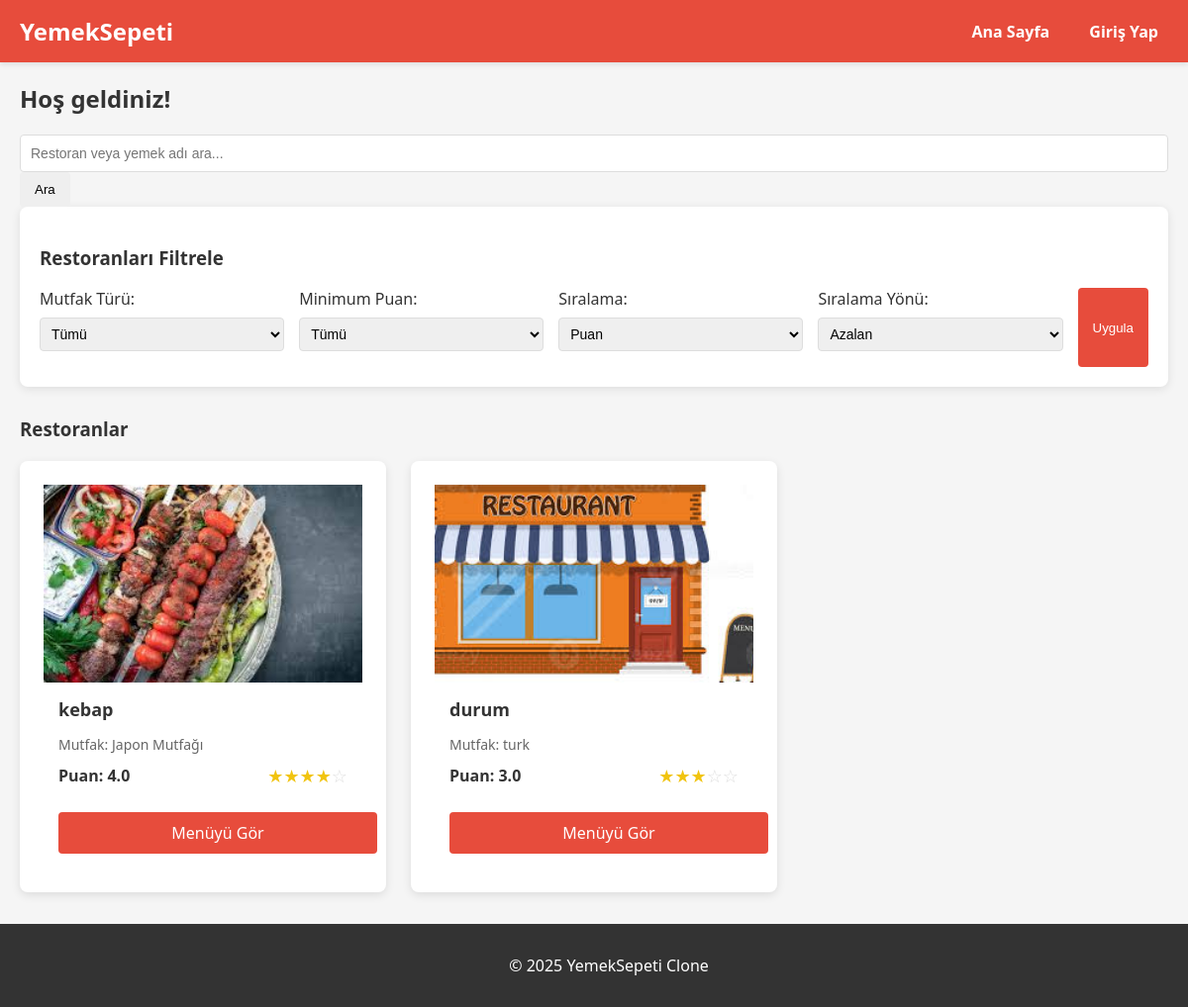
Before: / with the older database file.
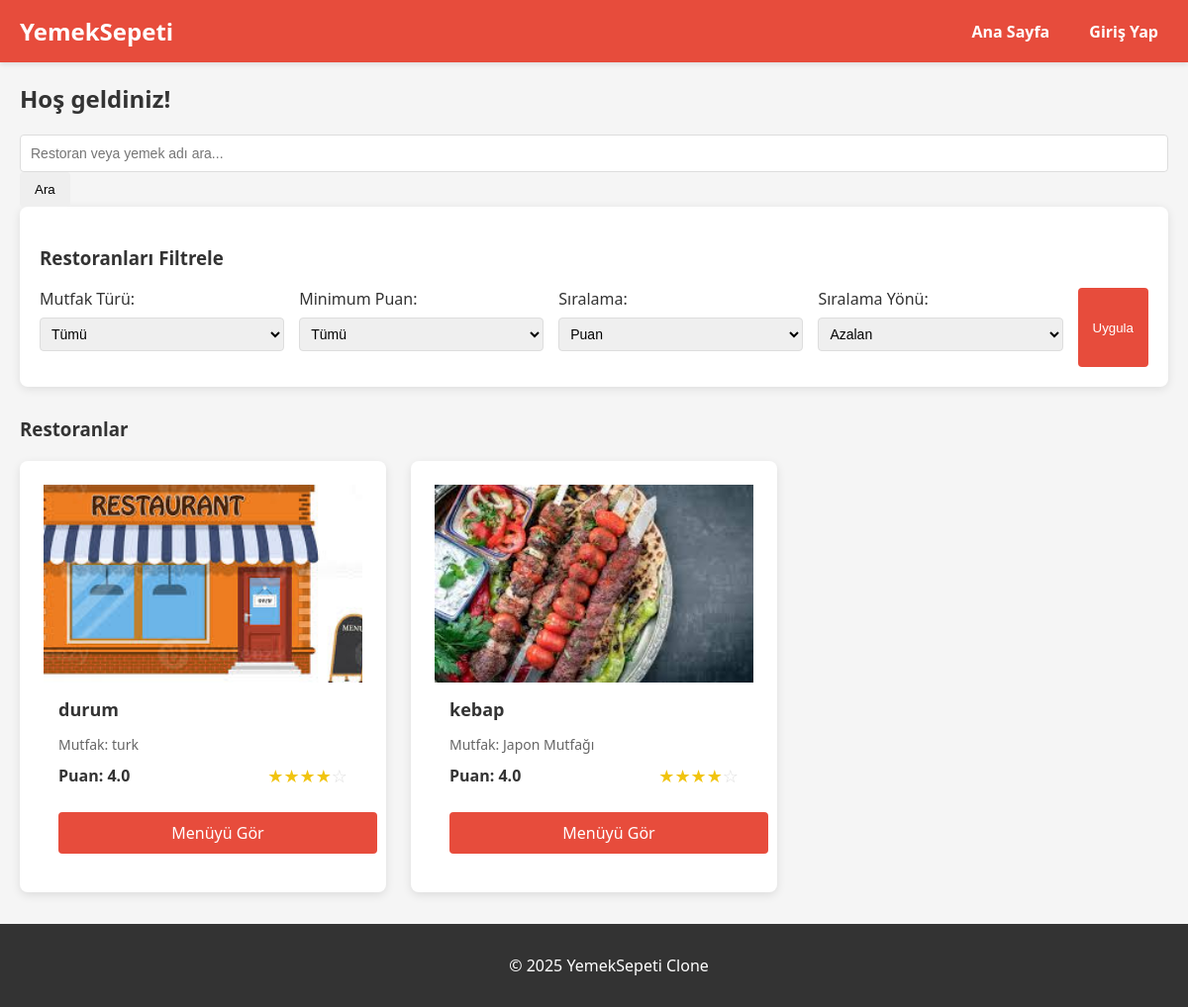
After: the same page with the newer database file.
### models.py (models this page shows, shortened)
class Restaurant(db.Model):
    id = db.Column(db.Integer, primary_key=True)
    user_id = db.Column(db.Integer, db.ForeignKey('user.id'), nullable=False)
    restaurant_name = db.Column(db.String(100), nullable=False)
    cuisine_type = db.Column(db.String(50), nullable=False)
    tax_id = db.Column(db.String(20), unique=True, nullable=False)
    is_approved = db.Column(db.Boolean, default=False)
    rating = db.Column(db.Float, default=0.0)
    created_at = db.Column(db.DateTime, default=lambda: datetime.now(timezone.utc))
    image_path = db.Column(db.String(255), nullable=True, default='default_restaurant.png')

### app.py (the view)
@app.route("/")
def home():
    cuisine_filter = request.args.get('cuisine', 'all')
    rating_filter = request.args.get('rating', 'all')
    sort_by = request.args.get('sort_by', 'rating')
    sort_dir = request.args.get('sort_dir', 'desc')
    restaurants_query = Restaurant.query.filter_by(is_approved=True)
    if cuisine_filter != 'all':
        restaurants_query = restaurants_query.filter(Restaurant.cuisine_type == cuisine_filter)
    if rating_filter != 'all' and rating_filter.replace('.', '', 1).isdigit():
        min_rating = float(rating_filter)
        restaurants_query = restaurants_query.filter(Restaurant.rating >= min_rating)
    if sort_by == 'name':
        if sort_dir == 'asc':
            restaurants_query = restaurants_query.order_by(Restaurant.restaurant_name.asc())
        else:
            restaurants_query = restaurants_query.order_by(Restaurant.restaurant_name.desc())
    elif sort_by == 'rating':
        if sort_dir == 'asc':
            restaurants_query = restaurants_query.order_by(Restaurant.rating.asc())
        else:
            restaurants_query = restaurants_query.order_by(Restaurant.rating.desc())
    elif sort_by == 'cuisine':
        if sort_dir == 'asc':
            restaurants_query = restaurants_query.order_by(Restaurant.cuisine_type.asc())
        else:
            restaurants_query = restaurants_query.order_by(Restaurant.cuisine_type.desc())
    restaurants = restaurants_query.all()
    cuisine_types = db.session.query(Restaurant.cuisine_type).distinct().all()
    cuisine_types = [cuisine[0] for cuisine in cuisine_types if cuisine[0] is not None]
    rating_options = ['3.0', '3.5', '4.0', '4.5']
    return render_template(
        "index.html",
        restaurants=restaurants,
        cuisine_types=cuisine_types,
        rating_options=rating_options,
        current_cuisine=cuisine_filter,
        current_rating=rating_filter,
        current_sort_by=sort_by,
        current_sort_dir=sort_dir
    )

### templates/index.html (shortened to what this page needs)
{% extends "base.html" %}
{% block content %}
<h2>Hoş geldiniz!</h2>
<div class="container mt-3 mb-4">
    <div class="row justify-content-center">
        <div class="col-md-8">
            <form action="{{ url_for('search') }}" method="GET" class="d-flex">
                <input class="form-control me-2" type="search" name="query" placeholder="Restoran veya yemek adı ara..." aria-label="Search">
                <button class="btn btn-outline-success" type="submit">Ara</button>
            </form>
        </div>
    </div>
</div>
<div class="filter-container">
    <h3>Restoranları Filtrele</h3>
    <form method="GET" action="{{ url_for('home') }}" class="filter-form">
        <div class="form-group">
            <label for="cuisine">Mutfak Türü:</label>
            <select name="cuisine" id="cuisine" class="form-control">
                <option value="all" {% if current_cuisine == 'all' %}selected{% endif %}>Tümü</option>
            </select>
        </div>
        <div class="form-group">
            <label for="rating">Minimum Puan:</label>
            <select name="rating" id="rating" class="form-control">
                <option value="all" {% if current_rating == 'all' %}selected{% endif %}>Tümü</option>
            </select>
        </div>
        <div class="form-group">
            <label for="sort_by">Sıralama:</label>
            <select name="sort_by" id="sort_by" class="form-control">
                <option value="rating" {% if current_sort_by == 'rating' %}selected{% endif %}>Puan</option>
            </select>
        </div>
        <div class="form-group">
            <label for="sort_dir">Sıralama Yönü:</label>
            <select name="sort_dir" id="sort_dir" class="form-control">
                <option value="desc" {% if current_sort_dir == 'desc' %}selected{% endif %}>Azalan</option>
            </select>
        </div>
        <button type="submit" class="btn btn-primary">Uygula</button>
    </form>
</div>
<div class="restaurants-container">
    <h3>Restoranlar</h3>
    {% if restaurants %}
        <div class="restaurant-list">
            {% for restaurant in restaurants %}
                <div class="restaurant-card">
                    <div class="restaurant-image">
                        {% if restaurant.image_path %}
                            <img src="{{ url_for('static', filename='images/restaurants/' + restaurant.image_path) }}" alt="{{ restaurant.restaurant_name }}">
                         {% else %}
                            <img src="{{ url_for('static', filename='images/restaurants/default.jpg') }}" alt="Default image">
                         {% endif %}                    </div>
                    <div class="restaurant-info">
                        <h4>{{ restaurant.restaurant_name }}</h4>
                        <p class="cuisine">Mutfak: {{ restaurant.cuisine_type }}</p>
                        <div class="rating">
                            <p>Puan: {{ restaurant.rating }}</p>
                            <div class="stars">
                                {% for i in range(5) %}
                                    {% if i < restaurant.rating|int %}
                                        <span class="star filled">★</span>
                                    {% elif i < (restaurant.rating|float + 0.5)|int %}
                                        <span class="star half-filled">★</span>
                                    {% else %}
                                        <span class="star">☆</span>
                                    {% endif %}
                                {% endfor %}
                            </div>
                        </div>
                        <a href="{{ url_for('restaurant_menu', restaurant_id=restaurant.id) }}" class="btn btn-primary">Menüyü Gör</a>
                    </div>
                </div>
            {% endfor %}
        </div>
    {% else %}
        <p>Henüz onaylanmış restoran bulunmamaktadır.</p>
    {% endif %}
</div>
{% endblock %}

### templates/base.html (shortened to what this page needs)
<!DOCTYPE html>
<html lang="en">
<head>
    <link rel="stylesheet" href="{{ url_for('static', filename='styles.css') }}">
    <link rel="stylesheet" href="https://cdnjs.cloudflare.com/ajax/libs/font-awesome/5.15.3/css/all.min.css">
</head>
<body>
    <header>
        <h1><a href="/">YemekSepeti</a></h1>
        <nav>
            <a href="/">Ana Sayfa</a>
            {% if session.logged_in %}
                <a href="{{ url_for('cart') }}">Sepetim</a>
                {% if session.user_type == 'admin' %}
                    <a href="{{ url_for('admin_dashboard') }}">Admin Paneli</a>
                {% elif session.user_type == 'restaurant' %}
                    <a href="{{ url_for('restaurant_dashboard') }}">Restoran Paneli</a>
                {% endif %}
                <span class="user-greeting">Merhaba, {{ session.name }}</span>
                <a href="{{ url_for('logout') }}">Çıkış Yap</a>
            {% else %}
                <a href="{{ url_for('login') }}">Giriş Yap</a>
            {% endif %}
        </nav>
    </header>
    <main>
        {% block content %}{% endblock %}
    </main>
    <footer>
        <p>&copy; 2025 YemekSepeti Clone</p>
    </footer>
</body>
</html>

### static/styles.css (style rules this page uses)
body { font-family: Arial, sans-serif; margin: 0; padding: 0; background-color: #f8f9fa; }
header { background-color: #e60000; color: white; padding: 1em; display: flex; justify-content: space-between; align-items: center; }
header a { color: white; text-decoration: none; font-weight: bold; }
nav a { margin-left: 1em; color: white; }
main { padding: 2em; max-width: 1200px; margin: 0 auto; }
footer { text-align: center; padding: 1em; background-color: #f2f2f2; margin-top: 2em; }
.form-group { margin-bottom: 1em; }
.form-group label { display: block; margin-bottom: 0.5em; }
.form-group input, .form-group select, .form-group textarea { width: 100%; padding: 0.5em; border: 1px solid #ddd; border-radius: 4px; }
.btn { padding: 0.5em 1em; border: none; border-radius: 4px; cursor: pointer; font-weight: bold; }
.btn-primary { background-color: #e60000; color: white; }
.restaurants-container { margin-top: 2em; }
.restaurant-list { display: grid; grid-template-columns: repeat(auto-fill, minmax(300px, 1fr)); gap: 1.5em; margin-top: 1em; }
.restaurant-card { background-color: white; border-radius: 8px; padding: 1.5em; box-shadow: 0 0 10px rgba(0, 0, 0, 0.1); }
.restaurant-card h4 { margin-top: 0; color: #e60000; }
body { font-family: 'Segoe UI', Tahoma, Geneva, Verdana, sans-serif; margin: 0; padding: 0; background-color: #f5f5f5; color: #333; }
header { background-color: #e74c3c; color: white; padding: 15px 20px; box-shadow: 0 2px 5px rgba(0, 0, 0, 0.1); display: flex; justify-content: space-between; align-items: center; }
header h1 { margin: 0; font-size: 24px; }
header h1 a { color: white; text-decoration: none; }
nav { display: flex; align-items: center; }
nav a { color: white; text-decoration: none; margin-left: 20px; padding: 5px 10px; border-radius: 4px; transition: background-color 0.3s ease; }
main { max-width: 1200px; margin: 20px auto; padding: 0 20px; }
footer { background-color: #333; color: white; text-align: center; padding: 15px; position: relative; bottom: 0; width: 100%; }
.filter-container { background-color: white; padding: 20px; margin-bottom: 30px; border-radius: 8px; box-shadow: 0 2px 10px rgba(0, 0, 0, 0.1); }
.filter-form { display: flex; flex-wrap: wrap; gap: 15px; margin-top: 15px; }
.form-group { flex: 1; min-width: 200px; }
.form-control { width: 100%; padding: 10px; border: 1px solid #ddd; border-radius: 4px; font-size: 14px; }
.btn { display: inline-block; padding: 10px 15px; border: none; border-radius: 4px; cursor: pointer; text-decoration: none; font-weight: 500; text-align: center; transition: background-color 0.3s, transform 0.2s; }
.btn-primary { background-color: #e74c3c; color: white; }
.restaurants-container { margin-top: 30px; }
.restaurant-list { display: grid; grid-template-columns: repeat(auto-fill, minmax(300px, 1fr)); gap: 25px; margin-top: 20px; }
.restaurant-card { background-color: white; border-radius: 8px; overflow: hidden; box-shadow: 0 3px 10px rgba(0, 0, 0, 0.1); transition: transform 0.3s ease, box-shadow 0.3s ease; }
.restaurant-image { height: 200px; overflow: hidden; }
.restaurant-image img { width: 100%; height: 100%; object-fit: cover; transition: transform 0.5s ease; }
.restaurant-info { padding: 15px; }
.restaurant-info h4 { margin-top: 0; margin-bottom: 10px; color: #333; font-size: 18px; }
.cuisine { color: #666; margin-bottom: 10px; font-size: 14px; }
.rating { display: flex; justify-content: space-between; align-items: center; margin-bottom: 15px; }
.rating p { margin: 0; font-weight: bold; }
.stars { display: flex; }
.star { color: #ddd; font-size: 18px; }
.star.filled { color: #f1c40f; }
.restaurant-info .btn { width: 100%; margin-top: 10px; }

Changed rows visible on the page:
changed Restaurant "durum": rating "3.0" → "4.0"; moves up the list
